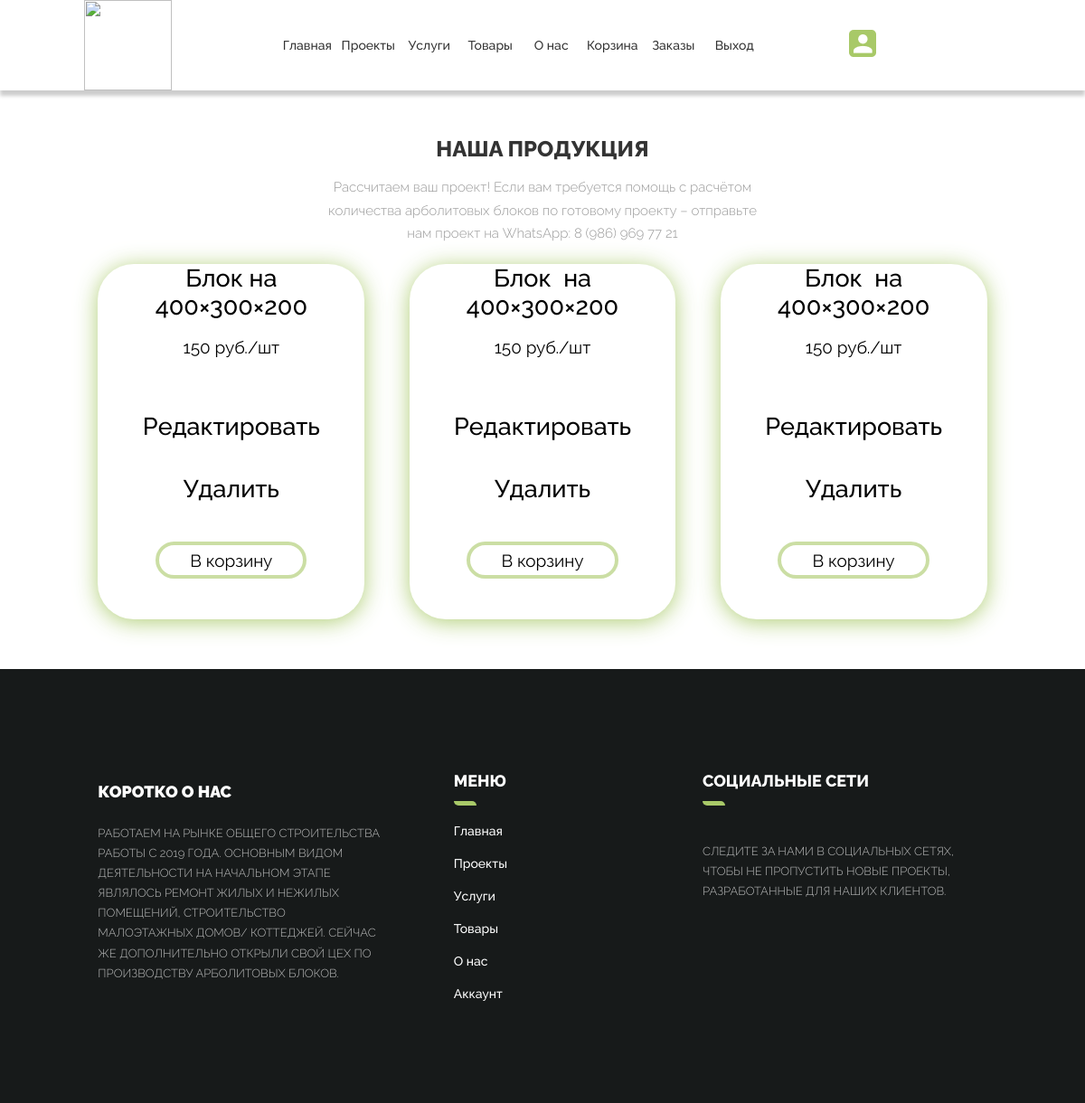
Page /catalog.php (signed in) on the committed database.
### tables this page shows
CREATE TABLE `products` (
  `product_id` int(11) NOT NULL,
  `name` varchar(256) NOT NULL,
  `price` varchar(256) NOT NULL,
  `count` int(255) NOT NULL,
  `path` varchar(500) NOT NULL
);

### catalog.php (the view, shortened to what this page needs)
<?php
	include "connect.php";
	$role = (isset($_SESSION["role"])) ? $_SESSION["role"] : "guest";
	$sql = "SELECT * FROM `products`";
	if(!$result = $connect->query($sql))
		return die ("Ошибка получения данных: ". $connect->error);
	$data = "";
	while($row = $result->fetch_assoc())
		$data .= sprintf('
			<div class="col">
				<img src="%s" alt="">
				<div class="row">
					<a href="">%s</a>
                  	<p>%s руб./шт</p>
				</div>
				%s
				%s
			</div>
		', $row["path"],  $row["name"], $row["price"],
		($role == "admin") ? '
			<div class="row">
				<p><a href="update.php?id='.$row["product_id"].'" class="text-small">Редактировать</a></p>
				<p><a onclick="return confirm(\'Вы действительно хотите удалить этот товар?\')" href="controllers/delete_product.php?id='.$row["product_id"].'" class="text-small">Удалить</a></p>
			</div>
		' : '',
		($role != "guest") ? '<p class="text-right"><a href="controllers/add_cart.php?id='. $row["product_id"] .'" class="text-small">В корзину</a></p>' : '');
?>
<!DOCTYPE html>
<html lang="ru">
<head>
    <link rel="stylesheet" href="asset/css/catalog.css">
	<link rel="stylesheet" href="asset/css/projects.css">
</head>
<body><?php
$m = '';
if(isset($_SESSION["role"])) {$m = '<a href="cart.php">Корзина</a>';
	$m .= ($_SESSION["role"] == "admin") ? '<a href="admin.php" class="underline-one">Заказы</a>' : '';
$m .= '<a href="controllers/logout.php">Выход</a>';}
$menu = sprintf($m);
?>
<div class="menu1">
        <div class="logo"><a href="index.php"><img src="asset/img/logo.svg" alt=""></a></div>
        <div class="links">
            <a href="index.php">Главная</a>
            <a href="projects.php">Проекты</a>
            <a href="uslugi.php">Услуги</a>
            <a href="catalog.php">Товары</a>
            <a href="about.php">О нас</a>	<?= $menu ?>
        </div>
<div class="acc">
    <a href="logreg.php"><img src="asset/img/acc.png" alt=""></a>
</div>
    </div>
	<main>
    <div class="zag">
        <h1>Наша продукция</h1>
        <h4>Рассчитаем ваш проект! Если вам требуется помощь с расчётом количества арболитовых блоков по готовому проекту – отправьте нам проект на WhatsApp:  8 (986) 969 77 21</h4>
    </div>
			<div class="in-products" id="products">
				<?= $data ?>
			</div>
	</main>
    <footer><div class="foot__cont">
<div class="about">
    <h1>КОРОТКО О НАС</h1>
    <p>работаем на рынке общего строительства работы c 2019 года. Основным видом деятельности на начальном этапе являлось ремонт жилых и нежилых помещений, строительство малоэтажных домов/ коттеджей. Сейчас же дополнительно открыли свой цех по производству арболитовых блоков.
</p>
</div>
<div class="footer__menu">
    <h1>МЕНЮ</h1>
    <div class="decoration"></div>
    <a href="index.php">Главная</a>
    <a href="projects.php">Проекты</a>
    <a href="uslugi.php">Услуги</a>
    <a href="catalog.php">Товары</a>
    <a href="about.php">О нас</a>
    <a href="logreg.php">Аккаунт</a>
</div>
<div class="social">
<h1>СОЦИАЛЬНЫЕ СЕТИ</h1>
    <div class="decoration"></div>
    <p>Следите за нами в социальных сетях, чтобы не пропустить новые проекты, разработанные для наших клиентов.</p>
    <div class="footer__acc">
    </div>
</div></div>
        </footer>
</body>
</html>

### css/catalog.css (style rules this page uses)
body { margin: 0; padding: 0; width: 100%; display: flex; flex-direction: column; align-items: center; }
.menu1 { width: 100%; display: flex; justify-content: space-evenly; height: 100px; box-shadow: 0 6px 4px rgba(0, 0, 0, .2); }
.logo { width: 10%; }
.logo img { width: 90%; height: 100%; }
.links { width: 45%; height: 100%; display: flex; justify-content: space-between; align-items: center; }
.links a { color: var(--text, #333); font-family: Raleway-m; font-size: 14px; font-style: normal; font-weight: 500; line-height: normal; text-decoration: none; border-radius: 0 5px ; background: rgb(255, 255, 255); height: 30%; width: 15%; display: flex; align-items: center; justify-content: center; transition: 0.5s linear; }
.acc { width: 14%; height: 100%; display: flex; justify-content: space-between; align-items: center; }
main { width: 87.5%; }
.zag { width: 100%; display: flex; flex-direction: column; align-items: center; }
.zag h1 { margin-top: 50px; color: var(--text, #333); text-align: center; font-family: Raleway-eb; font-size: 24px; font-style: normal; font-weight: 900; line-height: normal; text-transform: uppercase; }
.zag h4 { color: #999; text-align: center; font-family: Raleway-l; font-size: 15px; font-style: normal; font-weight: 400; line-height: 170%; margin-top: 0; width: 49.11%; text-align: center; }
.in-products { display: flex; justify-content: space-between; width: 100%; }
.col { display: flex; flex-direction: column; align-items: center; justify-content: space-between; width: 30%; border-radius: 40px; background: #FFF; box-shadow:0px 3px 25px 0px rgba(168, 201, 104, 0.91); }
.row { margin-bottom:8%; display: flex; flex-direction: column; justify-content: start; align-items: center; width: 90%; }
.row a { color: #000; text-align: center; width: 96%; font-family: Raleway-m; font-size: 27px; font-style: normal; font-weight: 500; line-height: normal; text-decoration: none; }
.row p { color: #000; text-align: center; font-family: Raleway-r; font-size: 19px; font-style: normal; font-weight: 400; line-height: normal; }
.text-right a { color: #000; text-align: center; font-family: Raleway-r; font-size: 19px; font-style: normal; font-weight: 400; line-height: normal; text-decoration: none; }
footer { width: 100%; height: 60vh; background: var(--deep, #171A1A); display: flex; justify-content: space-around; align-items: center; }
.about { width: 32%; height: 82%; display: flex; flex-direction: column; justify-content: space-evenly; align-items: flex-start; }
.about h1 { color: #FFF; font-family: Raleway-black; font-size: 18px; font-style: normal; font-weight: 900; line-height: normal; text-transform: uppercase; }
.about p { color: rgba(255, 255, 255, 0.70); font-family: Raleway-l; font-size: 13px; font-style: normal; font-weight: 400; line-height: 170%; text-transform: uppercase; }
.footer__menu { width: 20%; display: flex; flex-direction: column; justify-content: flex-start; height: 82%; }
.decoration { border-radius: 0px 5px; background: var(--orange, #A8C968); width: 25px; height: 5px; flex-shrink: 0; }
.footer__menu h1 { color: #FFF; font-family: Raleway-eb; font-size: 18px; font-style: normal; font-weight: 900; line-height: normal; text-transform: uppercase; margin-top: 0; }
.footer__menu a { text-decoration: none; color: #FFF; font-family: Raleway-m; font-size: 14px; font-style: normal; font-weight: 500; line-height: normal; margin-top: 20px; }
.social { width: 32%; height: 82%; display: flex; flex-direction: column; justify-content: flex-start; align-items: flex-start; }
.social h1 { color: #FFF; font-family: Raleway-eb; font-size: 18px; font-style: normal; font-weight: 900; line-height: normal; text-transform: uppercase; margin-top: 0; }
.social p { color: rgba(255, 255, 255, 0.70); font-family: Raleway-l; font-size: 13px; font-style: normal; font-weight: 400; line-height: 170%; text-transform: uppercase; margin: 40px 0 40px 0px; }
.footer__acc { width: 30%; display: flex; justify-content: space-between; }
p.text-right { margin: 0; margin-bottom: 15%; border-radius: 36px; border: 4px; border-style: solid; border-color: rgba(168, 201, 104, 0.60); display: flex; padding: 2%; width: 50%; justify-content: center; align-items: center; gap: 10px; flex-shrink: 0; }
.foot__cont { display: flex; width: 81.94%; justify-content: space-between; flex-wrap: wrap; }

### rows in the picture
products: name "Блок на 400×300×200", price "150", product_id "Редактировать Удалить", product_id "В корзину"
products: name "Блок на 400×300×200", price "150", product_id "Редактировать Удалить", product_id "В корзину"
products: name "Блок на 400×300×200", price "150", product_id "Редактировать Удалить", product_id "В корзину"
